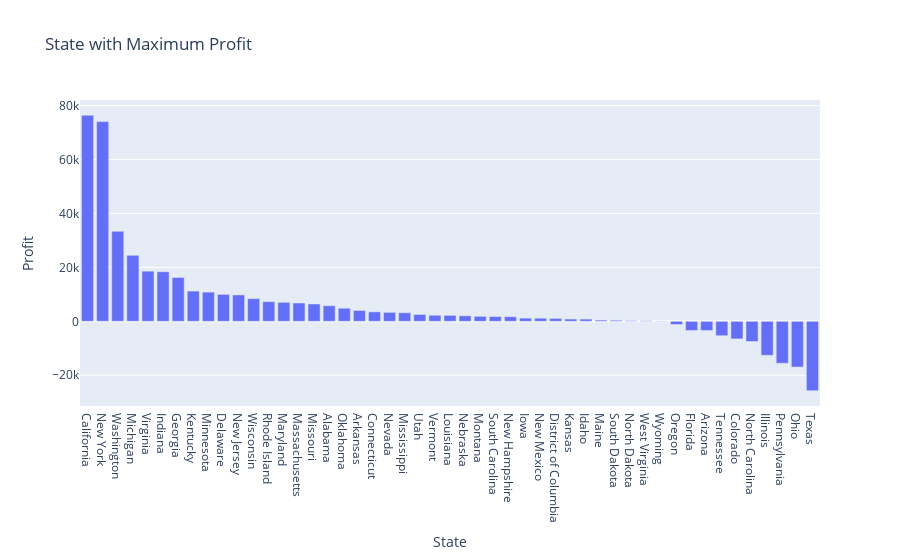

Notebook cell for this chart:
### Markdown cell above
## Which State has the maximum profits?

### Code cell
state_sales = data.groupby(['State'])['Profit'].sum().reset_index()
state_sales = state_sales.sort_values(by='Profit',ascending=False)
state_sales.plot.bar('State', 'Profit', title = "State with Maximum Profit")

### Figure 1 — Plotly figure (JSON) as saved in the notebook; plotly's stock layout.template omitted (floating-point values rounded to 4 significant figures)
{"data": [{"alignmentgroup": "True", "hovertemplate": "State=%{x}<br>Profit=%{y}<extra></extra>", "legendgroup": "", "marker": {"color": "#636efa", "pattern": {"shape": ""}}, "name": "", "offsetgroup": "", "orientation": "v", "showlegend": false, "textposition": "auto", "type": "bar", "x": ["California", "New York", "Washington", "Michigan", "Virginia", "Indiana", "Georgia", "Kentucky", "Minnesota", "Delaware", "New Jersey", "Wisconsin", "Rhode Island", "Maryland", "Massachusetts", "Missouri", "Alabama", "Oklahoma", "Arkansas", "Connecticut", "Nevada", "Mississippi", "Utah", "Vermont", "Louisiana", "Nebraska", "Montana", "South Carolina", "New Hampshire", "Iowa", "New Mexico", "District of Columbia", "Kansas", "Idaho", "Maine", "South Dakota", "North Dakota", "West Virginia", "Wyoming", "Oregon", "Florida", "Arizona", "Tennessee", "Colorado", "North Carolina", "Illinois", "Pennsylvania", "Ohio", "Texas"], "xaxis": "x", "y": [76380.0, 74040.0, 33400.0, 24460.0, 18600.0, 18380.0, 16250.0, 11200.0, 10820.0, 9977.0, 9773.0, 8402.0, 7286.0, 7031.0, 6786.0, 6436.0, 5787.0, 4854.0, 4009.0, 3511.0, 3317.0, 3173.0, 2547.0, 2245.0, 2196.0, 2037.0, 1833.0, 1769.0, 1707.0, 1184.0, 1157.0, 1060.0, 836.4, 826.7, 454.5, 394.8, 230.1, 185.9, 100.2, -1190.0, -3399.0, -3428.0, -5342.0, -6528.0, -7491.0, -12610.0, -15560.0, -16970.0, -25730.0], "yaxis": "y"}], "layout": {"autosize": true, "barmode": "relative", "legend": {"tracegroupgap": 0}, "title": {"text": "State with Maximum Profit"}, "xaxis": {"anchor": "y", "autorange": true, "domain": [0, 1], "range": [-0.5, 48.5], "title": {"text": "State"}, "type": "category"}, "yaxis": {"anchor": "x", "autorange": true, "domain": [0, 1], "range": [-31400.0, 82050.0], "title": {"text": "Profit"}, "type": "linear"}}}
